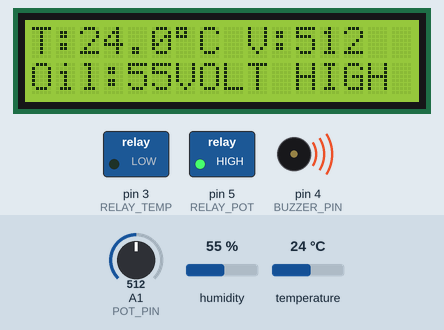
A sketch run on a simulated Arduino Uno, built with avr-gcc and run on an emulated ATmega328P. On the bench: 16×2 character LCD, switched loads named in the sketch (green lamp = pin HIGH), buzzer (waves = sounding, pin HIGH). Inputs (shaded band) come from the test bench; at power-on: temperature 24 °C, A1 (POT_PIN) = 512, humidity 55 %.

Above: at 3.2 s.
3.3 s: temperature set to 11 °C
At 5.4 s:
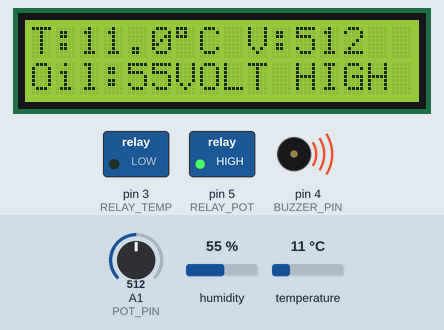
5.7 s: temperature set to 8 °C
At 7.0 s:
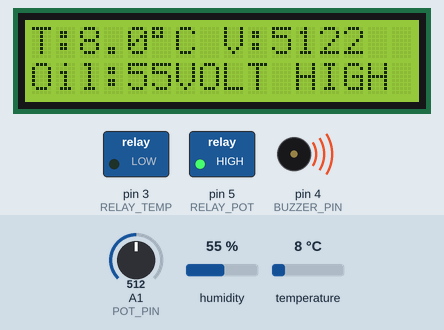
7.8 s: A1 (POT_PIN) set to 263
At 9.5 s:
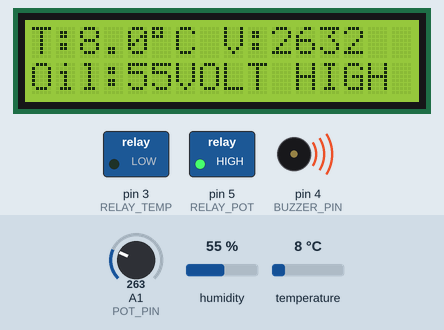
9.9 s: A1 (POT_PIN) set to 236
At 11.7 s:
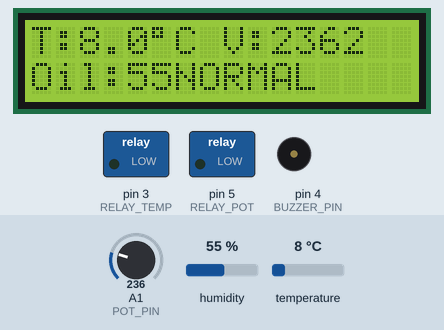
12.0 s: temperature set to 28 °C
At 13.2 s:
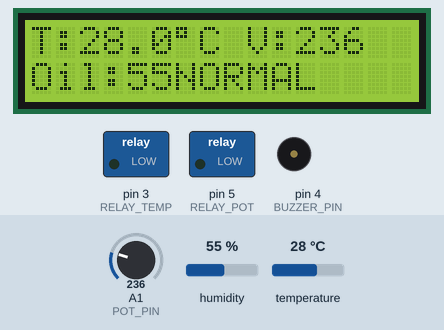
14.1 s: temperature set to 31 °C
At 15.7 s:
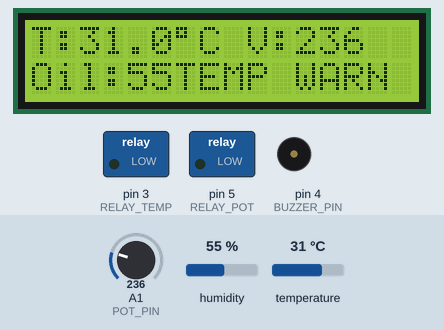
Timing chart, 0 to 18.6 s (numbered marks = the images above; inputs shaded):
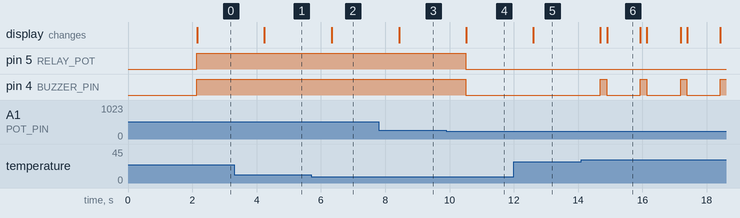

Measured:
- the behaviour switches between 251 and 250 on A1 (POT_PIN) (found by bisection; images 3 and 4)
- the behaviour switches between 29 and 30 °C on temperature (found by bisection; images 5 and 6)
- after the input at 3.3 s, the display: changes after 0.94 s (image 1)
- after the input at 5.7 s, the display: changes after 0.64 s (image 2)
- after the input at 7.8 s, the display: changes after 0.63 s (image 3)
- after the input at 9.9 s, pin 5 (RELAY_POT), pin 4 (BUZZER_PIN): HIGH → LOW after 0.61 s; the display: changes after 0.62 s (image 4)
- after the input at 12.0 s, the display: changes after 0.61 s (image 5)
- after the input at 14.1 s, pin 4 (BUZZER_PIN): alternates HIGH for 0.20 s and LOW for 1.0 s, starting after 0.59 s; the display: first changes after 0.59 s (image 6 shows a later state)

The sketch:

TRANSFORMER_HEALTH_USING_ARDUINO.ino
```cpp
/*******************************************************
  TRANSFORMER HEALTH MONITORING USING ARDUINO
********************************************************/

#include <Wire.h>
#include <LiquidCrystal_I2C.h>
#include <math.h>
#include <DHT.h>

// ----------------- SENSOR PINS -----------------------
#define DHTPIN 2
#define DHTTYPE DHT11
DHT dht(DHTPIN, DHTTYPE);

const int POT_PIN = A1;

// ----------------- OUTPUT PINS -----------------------
const int RELAY_TEMP = 3;   // 🔥 Temperature relay
const int RELAY_POT  = 5;   // ⚡ POT relay
const int BUZZER_PIN = 4;

// ----------------- LCD -------------------------------
LiquidCrystal_I2C lcd(0x27, 16, 2);

// ----------------- THRESHOLDS ------------------------
const float TEMP_WARN = 30.0;
const float TEMP_TRIP = 33.0;

const int POT_SAFE_LOW  = 160;
const int POT_SAFE_HIGH = 250;

// ----------------- SETUP -----------------------------
void setup() {
  pinMode(RELAY_TEMP, OUTPUT);
  pinMode(RELAY_POT, OUTPUT);
  pinMode(BUZZER_PIN, OUTPUT);
  pinMode(POT_PIN, INPUT);

  digitalWrite(RELAY_TEMP, LOW);
  digitalWrite(RELAY_POT, LOW);
  digitalWrite(BUZZER_PIN, LOW);

  dht.begin();
  lcd.init();
  lcd.backlight();

  lcd.setCursor(0, 0);
  lcd.print("TRANSFORMER");
  lcd.setCursor(0, 1);
  lcd.print("HEALTH MONITOR");
  delay(2000);
  lcd.clear();
}

// ----------------- MAIN LOOP -------------------------
void loop() {
  float tempC  = dht.readTemperature();
  float hum    = dht.readHumidity();
  int potVal   = analogRead(POT_PIN);

  lcd.setCursor(0, 0);
  lcd.print("T:");
  if (isnan(tempC)) lcd.print("ERR ");
  else {
    lcd.print(tempC, 1);
    lcd.print((char)223);
    lcd.print("C ");
  }

  lcd.print("V:");
  if (potVal < 100) lcd.print(" ");
  if (potVal < 10)  lcd.print(" ");
  lcd.print(potVal);

  lcd.setCursor(0, 1);
  lcd.print("Oil:");
  if (isnan(hum)) lcd.print("ERR ");
  else {
    lcd.print(hum, 0);
    lcd.print("% ");
  }

  updateStatus(tempC, potVal);
  delay(1000);
}

// ----------------- STATUS & CONTROL ------------------
void updateStatus(float tempC, int potValue) {

  bool warning = false;
  bool tempTrip = false;
  bool potTrip  = false;
  String status = "NORMAL      ";

  // -------- Temperature logic (UNCHANGED) --------
  if (!isnan(tempC)) {
    if (tempC >= TEMP_TRIP) {
      tempTrip = true;
      status = "OVER TEMP    ";
    } else if (tempC >= TEMP_WARN) {
      warning = true;
      status = "TEMP WARN    ";
    }
  }

  // -------- POT logic (UNCHANGED) --------
  if (potValue < POT_SAFE_LOW) {
    potTrip = true;
    status = "VOLT LOW     ";
  } else if (potValue > POT_SAFE_HIGH) {
    potTrip = true;
    status = "VOLT HIGH    ";
  }

  // -------- Relay control (SPLIT ONLY) --------
  digitalWrite(RELAY_TEMP, tempTrip ? HIGH : LOW);
  digitalWrite(RELAY_POT,  potTrip  ? HIGH : LOW);

  // -------- Buzzer (original behavior) --------
  if (tempTrip || potTrip) {
    digitalWrite(BUZZER_PIN, HIGH);
  }
  else if (warning) {
    digitalWrite(BUZZER_PIN, HIGH);
    delay(200);
    digitalWrite(BUZZER_PIN, LOW);
  }
  else {
    digitalWrite(BUZZER_PIN, LOW);
  }

  lcd.setCursor(6, 1);
  lcd.print(status);
}
```
